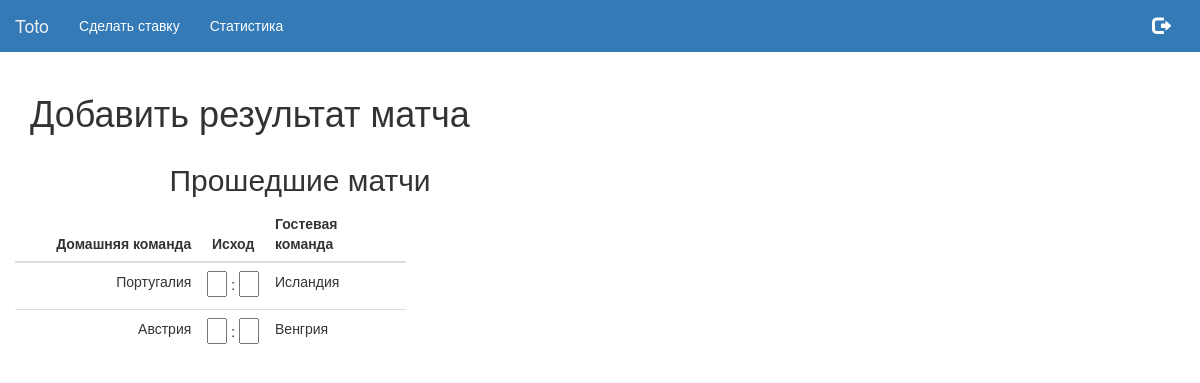
The page /addresult (signed in) on the database as committed earlier.
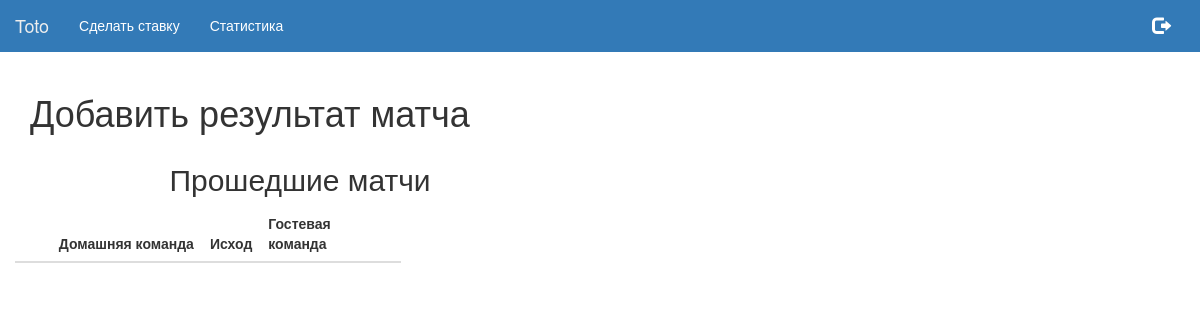
The same page on the database as committed later.
### server/models.py (models this page shows, shortened)
class Match(db.Model):
    id = db.Column(db.Integer, primary_key=True)
    tournament = db.Column(db.String(64), db.ForeignKey('tournament.id'), index=True)
    home_team = db.Column(db.String(64), index=True)
    away_team = db.Column(db.String(64), index=True)
    time_start = db.Column(db.DateTime, index=True)
    result = db.Column(db.Integer, index=True)
    home_team_score = db.Column(db.Integer, index=True)
    away_team_score = db.Column(db.Integer, index=True)

### server/views.py (the view)
@app.route('/addresult', methods=['GET', 'POST'])
def add_result_match():
    matches = get_nearest_matches_and_bets_by_user(current_user.id)
    past_matches = get_past_matches_and_bets_by_user(current_user.id)
    return render_template('addresult.html', user=current_user, matches=matches, past_matches=past_matches)

### server/dao/match_dao.py (called while the page is built)
def get_nearest_matches_and_bets_by_user(user_id):
    now = datetime.datetime.utcnow()
    return db.session.query(Match, Bet) \
        .outerjoin(Bet, and_(Bet.match_id == Match.id, Bet.user_id == user_id)) \
        .filter(Match.time_start > now) \
        .all()

def get_past_matches_and_bets_by_user(user_id):
    now = datetime.datetime.utcnow()
    return db.session.query(Match, Bet) \
        .outerjoin(Bet, and_(Bet.match_id == Match.id, Bet.user_id == user_id)) \
        .filter(Match.time_start < now) \
        .order_by(Match.time_start.desc()) \
        .all()

### server/dao/user_dao.py (called while the page is built)
def get_user_by_nickname(nickname):
    return User.query.filter(User.nickname == nickname).first()

### server/views.py (called while the page is built)
@login_manager.user_loader
def load_user(nickname):
    return get_user_by_nickname(nickname)

### templates/addresult.html (shortened to what this page needs)
<!DOCTYPE html>
<html lang="en">
<head>
    <link rel="stylesheet" type="text/css" href="/static/libs/bootstrap/css/bootstrap.css">
    <link rel="stylesheet" href="/static/css/header.css">
    <link rel="stylesheet" href="/static/css/addresult.css">
</head>
<body>
    {% include 'header.html' %}
    <div class="container">
        <h1>Добавить результат матча</h1>
    </div>
    <div class="col-lg-6 col-md-12 text-center">
        <div class="row"><h2>Прошедшие матчи</h2></div>
            <table class="table table-hover">
                <colgroup>
                    <col class="col-md-4">
                    <col class="col-md-1">
                    <col class="col-md-3">
                    <col class="col-md-4">
                </colgroup>
                <thead>
                    <tr>
                        <th class="text-right">Домашняя команда</th>
                        <th class="text-center">Исход</th>
                        <th>Гостевая команда</th>
                    </tr>
                </thead>
                <tbody>
                        {% for match in past_matches if match.Match.home_team_score is none %}
                        <tr>
                            <td><div class="text-right"><p>{{match.Match.home_team}}</p></div></td>
                            <td>
                                <div class="text-left match-score-column">
                                <input class="team-score-input"
                                               data-match-id="{{match.Match.id}}"
                                               id="match_{{match.Match.id}}_home"/>
                                <span>:</span>
                                <input class="team-score-input"
                                       data-match-id="{{match.Match.id}}"
                                       id="match_{{match.Match.id}}_away"/>
                                </div>
                            </td>
                            <td><div class="text-left"><p>{{match.Match.away_team}}</p></div></td>
                        </tr>
                        {% endfor %}
                </tbody>
            </table>
    </div>
</body>
</html>

Rows that differ between the two databases and show on the page:
no longer on this page (row edited): Match: Match.home_team "Португалия", Match.away_team "Исландия"
no longer on this page (row edited): Match: Match.home_team "Австрия", Match.away_team "Венгрия"
